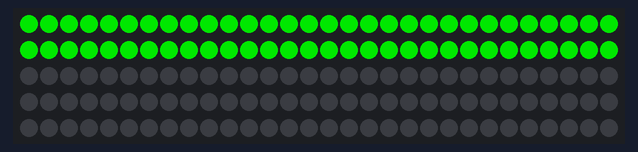
Recording of a sketch running on a simulated Arduino Uno, built with avr-gcc and run on an emulated ATmega328P. Parts: 150 RGB LEDs in strip order, left to right, continuing on the next row. Dim RGB values are drawn brighter than linear.

Above: at 0.7 s.

The sketch:

acer-samsung_bunker1.ino
```cpp
// Adafruit NeoPixel - Version: 1.7.0
#include <Adafruit_NeoPixel.h>

// NOTE: Originally used NeoPixels 1.1.6

/* t4a_boblight
 * (C) 2014 Hans Luijten, www.tweaking4all.com
 *
 * t4a_boblight is free software and can be distributed and/or modified
 * freely as long as the copyright notice remains in place.
 * Nobody is allowed to charge you for this code.
 * Use of this code is entirely at your own risk.
 */

// DEFINITIONS

#define STARTCOLOR 0x00FF00  // LED colors at start
#define BLACK      0x000000  // LED color BLACK

#define DATAPIN    6        // Datapin
#define STRIPLEDCOUNT   150       // Number of LEDs in the whole LED strip (useful for setting all LED black for example)
#define USEDLEDCOUNT   60       // Number of LEDs used for boblight
#define SHOWDELAY  0       // Delay in micro seconds before showing
#define BAUDRATE   115200    // Serial port speed, 460800 tested with Arduino Uno R3
#define BRIGHTNESS 90        // Max. brightness in %

// Start prefix (Adalight standard, Sending "Ada", then min value, then max value, then checksum (max XOR 0x55))
const char prefix[] = {'A', 'd', 'a', 0, USEDLEDCOUNT-1, (USEDLEDCOUNT-1)^0x55};  // Start prefix

char buffer[sizeof(prefix)]; // Temp buffer for receiving prefix data

// Init LED strand, WS2811/WS2912 specific
Adafruit_NeoPixel strip = Adafruit_NeoPixel(STRIPLEDCOUNT, DATAPIN, NEO_GRB + NEO_KHZ800);

int state;                   // Define current state
#define STATE_WAITING   1    // - Waiting for prefix
#define STATE_DO_PREFIX 2    // - Processing prefix
#define STATE_DO_DATA   3    // - Receiving LED colors

int readSerial;           // Read Serial data (1)
int currentLED;           // Needed for assigning the color to the right LED

// Converts LED Id from screen capture software (Lightpack) to Strip LED id
int bobs[] = {  // 60 LEDs, 2 rows of 30 across top and bottom of screen
  0, 1, 2, 3, 4, 5, 6, 7, 8, 9, 10, 11, 12, 13, 14, 15, 16, 17, 18, 19, 20, 21, 22, 23, 24, 25, 26, 27, 28, 29,
  30, 31, 32, 33, 34, 35, 36, 37, 38, 39, 40, 41, 42, 43, 44, 45, 46, 47, 48, 49, 50, 51, 52, 53, 54, 55, 56, 57, 58, 59
};

void setup()
{
  strip.begin();            // Init LED strand, set all black, then all to startcolor
  turnOffAllLeds();

  strip.begin();            // Init LED strand, set all black, then all to startcolor
  strip.setBrightness( (255 / 100) * BRIGHTNESS );

  setAllLEDs(STARTCOLOR, 5);

  Serial.begin(BAUDRATE);   // Init serial speed

  state = STATE_WAITING;    // Initial state: Waiting for prefix
}

void loop()
{
  switch(state)
  {
    case STATE_WAITING:                  // *** Waiting for prefix ***
      if( Serial.available()>0 )
      {
        readSerial = Serial.read();      // Read one character

        if ( readSerial == prefix[0] )   // if this character is 1st prefix char
          { state = STATE_DO_PREFIX; }   // then set state to handle prefix
      }
      break;

    case STATE_DO_PREFIX:                // *** Processing Prefix ***
      if( ((unsigned int)Serial.available()) > sizeof(prefix) - 2 )
      {
          Serial.readBytes(buffer, sizeof(prefix) - 1);

          for( unsigned int Counter = 0; Counter < sizeof(prefix) - 1; Counter++)
          {
            if( buffer[Counter] == prefix[Counter+1] )
            {
              state = STATE_DO_DATA;     // Received character is in prefix, continue
              currentLED = 0;            // Set current LED to the first one
            }
            else
            {
              state = STATE_WAITING;     // Crap, one of the received chars is NOT in the prefix
              break;                     // Exit, to go back to waiting for the prefix
            } // end if buffer
          } // end for Counter
      } // end if Serial
      break;

    case STATE_DO_DATA:                  // *** Process incoming color data ***
      if( Serial.available() > 2 )       // if we received more than 2 chars
      {
        Serial.readBytes( buffer, 3 );   // Abuse buffer to temp store 3 charaters
        strip.setPixelColor( bobs[currentLED++], buffer[0], buffer[1], buffer[2]);  // and assing to LEDs
      }

      if( currentLED > USEDLEDCOUNT )        // Reached the last LED? Display it!
      {
          strip.show();                  // Make colors visible
          delayMicroseconds(SHOWDELAY);  // Wait a few micro seconds

          state = STATE_WAITING;         // Reset to waiting ...
          currentLED = 0;                // and go to LED one

          break;                         // and exit ... and do it all over again
      }
      break;
  } // switch(state)

} // loop


void turnOffAllLeds(){
  for (int Counter=0; Counter < STRIPLEDCOUNT; Counter++)
    { strip.setPixelColor(Counter, BLACK); }

  strip.show();
}


// Sets the color of all LEDs in the strand to 'color'
// If 'wait'>0 then it will show a swipe from start to end
void setAllLEDs(uint32_t color, int wait)
{
  for ( int Counter=0; Counter < USEDLEDCOUNT; Counter++ )      // For each LED
  {
    strip.setPixelColor( bobs[Counter], color );      // .. set the color

    if( wait > 0 )                        // if a wait time was set then
    {
      strip.show();                     // Show the LED color
      delay(wait);                      // and wait before we do the next LED
    } // if wait

  } // for Counter

  strip.show();                         // Show all LEDs
} // setAllLEDs
```
